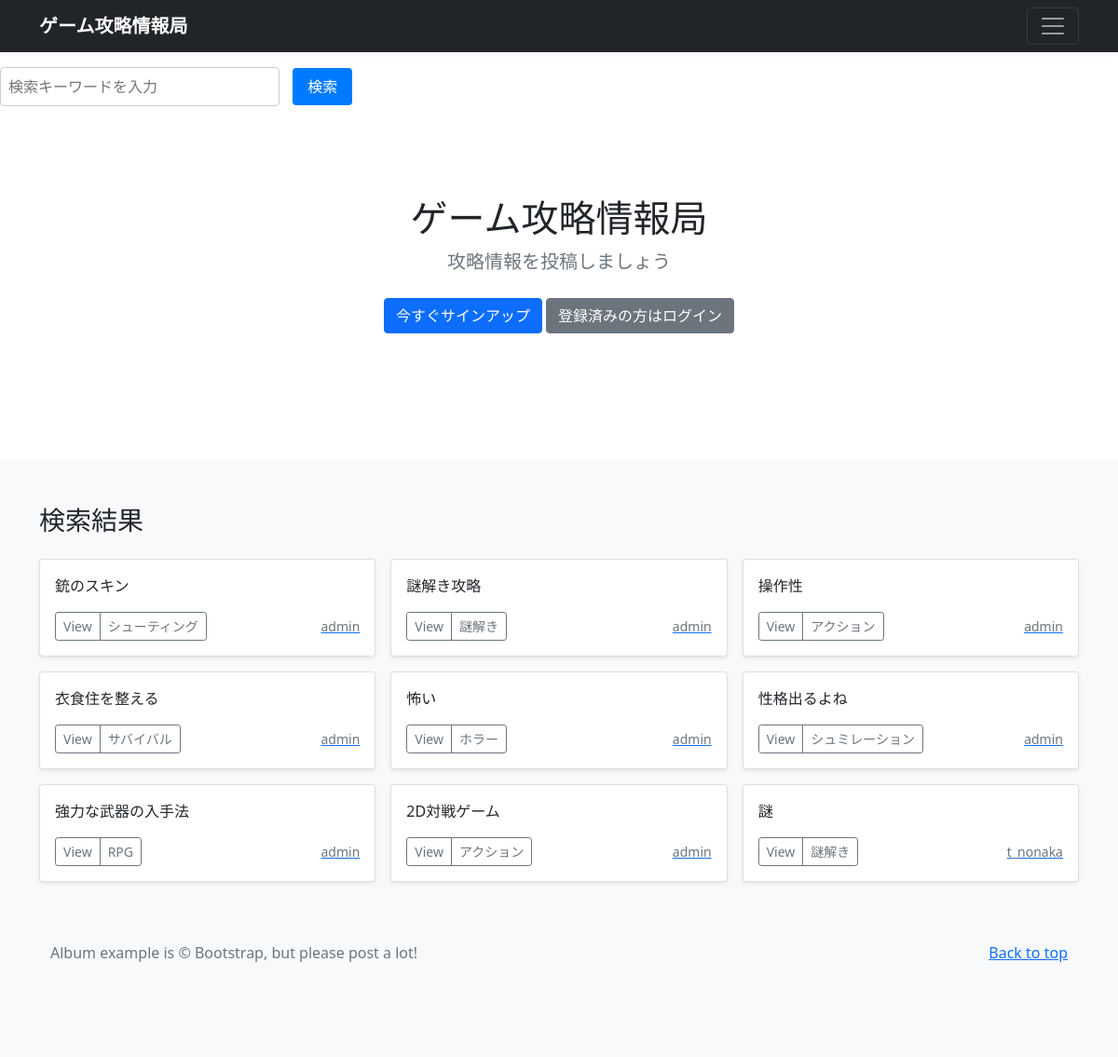
/search/, run on an earlier commit of the app's database.
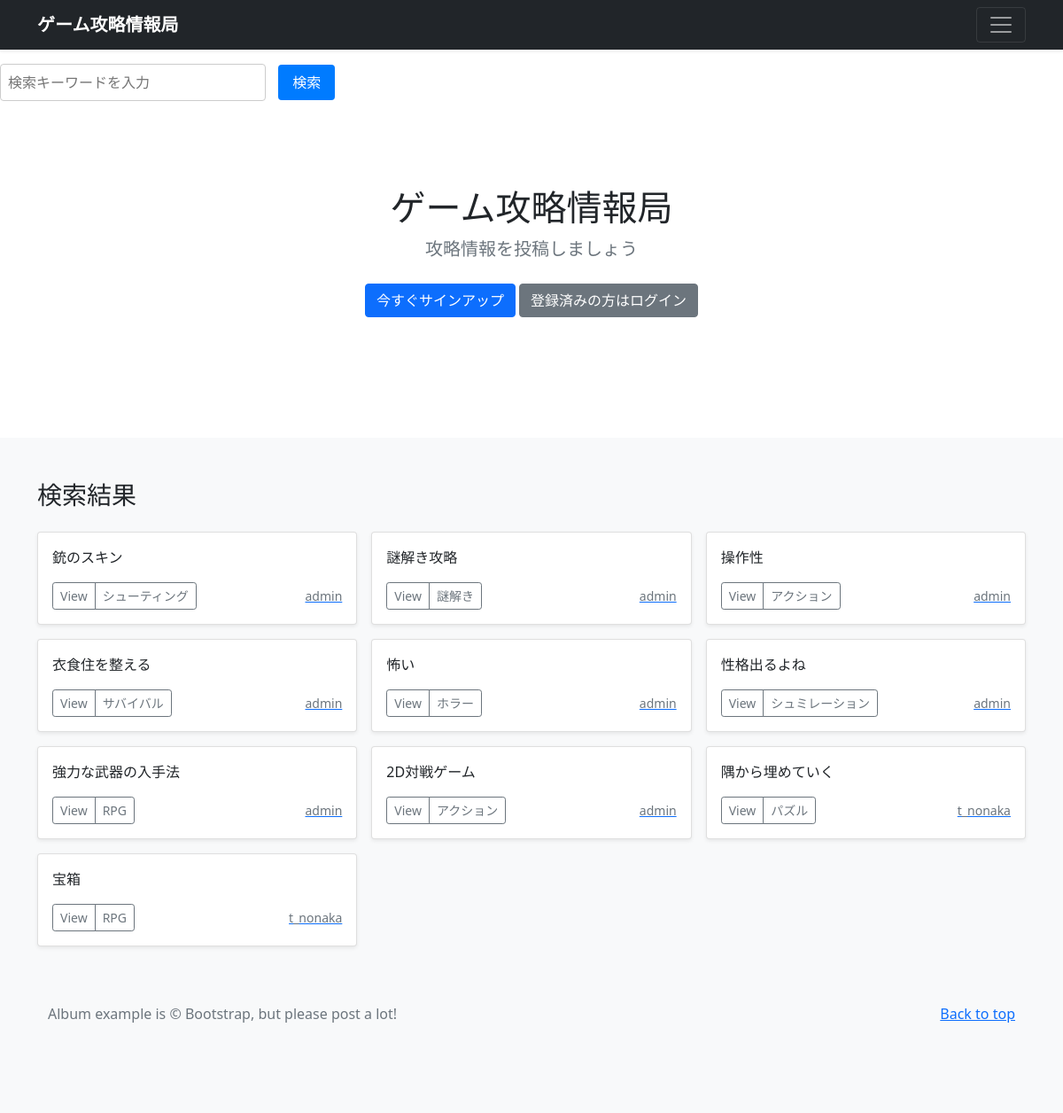
And on a later commit of the database.
### kouryaku/models.py (models this page shows, shortened)
class KouryakuPost(models.Model):
    user = models.ForeignKey(CustomUser, verbose_name='ユーザー', on_delete=models.CASCADE)
    category = models.ForeignKey(Category, verbose_name='カテゴリ', on_delete=models.PROTECT)
    title = models.CharField(verbose_name='タイトル', max_length=200)
    comment = models.TextField(verbose_name='コメント')
    image1 = models.ImageField(
        verbose_name='イメージ1',
        upload_to='kouryakus',
        blank=True,
        null=True)
    posted_at = models.DateTimeField(verbose_name='投稿日時', auto_now_add=True)

class Category(models.Model):
    title = models.CharField(
        verbose_name='カテゴリ',
        max_length=20)
    def __str__(self):
        return self.title

### accounts/models.py (models this page shows)
class CustomUser(AbstractUser):
    pass

### kouryaku/views.py (the view)
# urls.py: path('search/', views.search, name='search'),
def search(request):
    form = SearchForm(request.GET)  # GETリクエストを使ってフォームを初期化
    posts = KouryakuPost.objects.all()  # 全ての投稿を取得
    paginate_by = 9
    if form.is_valid():  # フォームが有効であれば
        query = form.cleaned_data['query']  # 入力された検索キーワードを取得
        if query:
            posts = posts.filter(title__icontains=query)  # タイトルに部分一致する投稿をフィルタリング
    else:
        if 'query' not in request.GET or not request.GET['query'].strip():
            return redirect('kouryaku:index')  # 例: indexページにリダイレクト
    return render(request, 'search.html', {'form': form, 'posts': posts})

### kouryaku/forms.py
class SearchForm(forms.Form):
    query = forms.CharField(
        label='',
        widget=forms.TextInput(attrs={'placeholder': '検索キーワードを入力'}),
        required=True,  # 入力必須
        error_messages={'required': '検索ワードを入力してください。'}
    )

### kouryaku/templates/search.html (shortened to what this page needs)
{% extends 'base.html' %}
  {% block contents %}
  {% include "kensaku.html" %}
  {% include "kouryakus_title.html" %}
  {% include "search_result.html" %}
  {% endblock %}

### kouryaku/templates/search_result.html (shortened to what this page needs)
<div class="album py-5 bg-light">
    <div class="container">
        <h3 class="text-2xl font-bold mb-4">検索結果</h3>
        <div class="grid grid-cols-1 sm:grid-cols-2 lg:grid-cols-3 gap-4">
            <div class="row row-cols-1 row-cols-sm-2 row-cols-md-3 g-3">
            {% for post in posts %}
            <div class="col">
                <div class="card shadow-sm">
            <div class="card-body">
                <p class="card-text">
                  {{post.title}}
                </p>
            <div class="d-flex justify-content-between align-items-center">
            <div class="btn-group">
                <button type="button" class="btn btn-sm
                btn-outline-secondary" onclick="location.href='{% url 'kouryaku:kouryaku_detail' post.pk %}'">View</button>
                <button type="button" class="btn btn-sm
                btn-outline-secondary" onclick="location.href='{% url 'kouryaku:kouryakus_cat' category=post.category.id %}'">{{post.category}}</button>
            </div>
            <a href="{% url 'kouryaku:user_list' user=post.user.id %}">
                <small class="text-muted">{{post.user.username}}</small>
            </a>
        </div>
    </div>
</div>
</div>
{% endfor %}
</div>
</div>

What changed in the data, as far as the page shows it:
removed KouryakuPost: title "謎", category "謎解き", user.username "t_nonaka"
added KouryakuPost: title "隅から埋めていく", category "パズル", user.username "t_nonaka"
added KouryakuPost: title "宝箱", category "RPG", user.username "t_nonaka"
